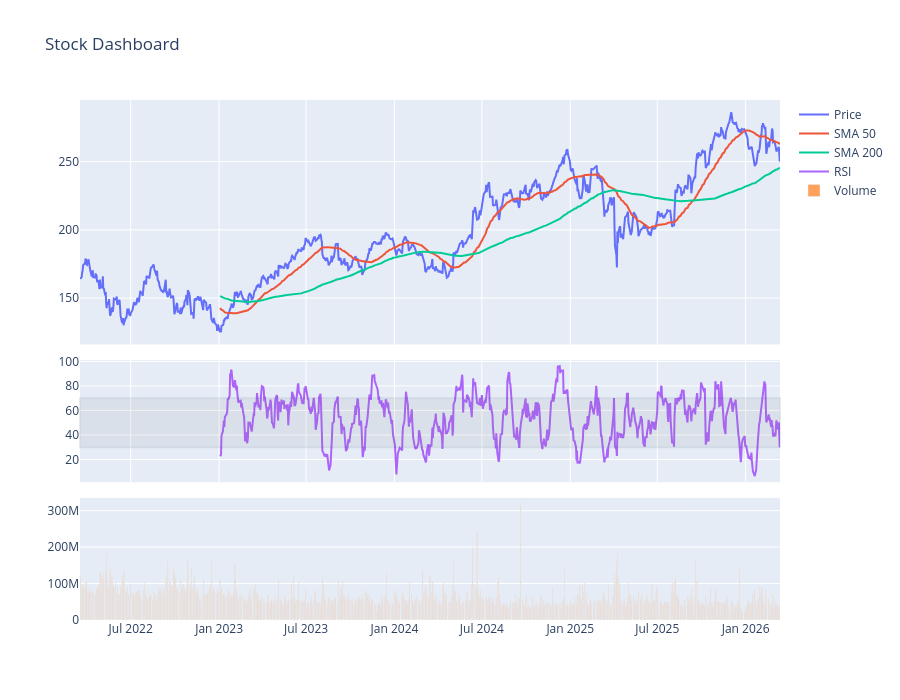

Write notebook code for a chart like this one.
### Code cell
fig = make_subplots(
    rows=3, cols=1,
    shared_xaxes=True,
    row_heights=[0.5, 0.25, 0.25],
    vertical_spacing=0.03
)

# Row 1 — Price + moving averages (same scale, no secondary needed)
fig.add_trace(go.Scatter(x=df_all["timestamp"], y=df_all["close"], name="Price"), row=1, col=1)
fig.add_trace(go.Scatter(x=df_all["timestamp"], y=df_all["sma_50"], name="SMA 50"), row=1, col=1)
fig.add_trace(go.Scatter(x=df_all["timestamp"], y=df_all["sma_200"], name="SMA 200"), row=1, col=1)

# Row 2 — RSI
fig.add_trace(go.Scatter(x=df_all["timestamp"], y=df_all["rsi_14"], name="RSI"), row=2, col=1)
fig.add_hrect(y0=30, y1=70, fillcolor="gray", opacity=0.1, row=2, col=1)  # overbought/oversold band

# Row 3 — Volume bars
fig.add_trace(go.Bar(x=df_all["timestamp"], y=df_all["volume"], name="Volume"), row=3, col=1)

fig.update_layout(height=700, title="Stock Dashboard", xaxis_rangeslider_visible=False)
fig.show()

### Figure 1 — Plotly figure (JSON) as saved in the notebook; plotly's stock layout.template omitted (floating-point values rounded to 4 significant figures; data arrays with more than 128 entries replaced by an {"elided": "..."} marker saying what was removed)
{"data": [{"name": "Price", "type": "scatter", "x": {"elided": "1000 str values"}, "xaxis": "x", "y": {"elided": "1000 float values"}, "yaxis": "y"}, {"name": "SMA 50", "type": "scatter", "x": {"elided": "1000 str values"}, "xaxis": "x", "y": {"elided": "1000 float values"}, "yaxis": "y"}, {"name": "SMA 200", "type": "scatter", "x": {"elided": "1000 str values"}, "xaxis": "x", "y": {"elided": "1000 float values"}, "yaxis": "y"}, {"name": "RSI", "type": "scatter", "x": {"elided": "1000 str values"}, "xaxis": "x2", "y": {"elided": "1000 float values"}, "yaxis": "y2"}, {"name": "Volume", "type": "bar", "x": {"elided": "1000 str values"}, "xaxis": "x3", "y": {"elided": "1000 int values"}, "yaxis": "y3"}], "layout": {"height": 700, "shapes": [{"fillcolor": "gray", "opacity": 0.1, "type": "rect", "x0": 0, "x1": 1, "xref": "x2 domain", "y0": 30, "y1": 70, "yref": "y2"}], "title": {"text": "Stock Dashboard"}, "xaxis": {"anchor": "y", "domain": [0, 1], "matches": "x3", "rangeslider": {"visible": false}, "showticklabels": false}, "xaxis2": {"anchor": "y2", "domain": [0, 1], "matches": "x3", "showticklabels": false}, "xaxis3": {"anchor": "y3", "domain": [0, 1]}, "yaxis": {"anchor": "x", "domain": [0.53, 1]}, "yaxis2": {"anchor": "x2", "domain": [0.265, 0.5]}, "yaxis3": {"anchor": "x3", "domain": [0, 0.235]}}}
